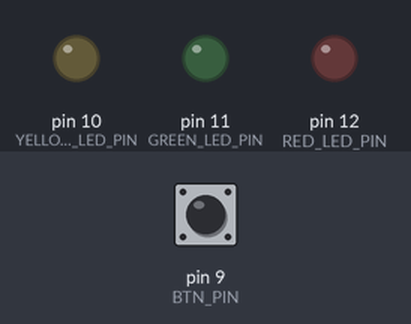
Recording of a sketch running on a simulated Arduino Uno, built with avr-gcc and run on an emulated ATmega328P. Shown: output pins drawn as LEDs (lit = HIGH). Dashed ring = blinking. The inputs (shaded band) are chosen by the test bench; at power-on: pin 9 (BTN_PIN) HIGH.

Above: at 1.2 s.
1.3 s: pin 9 (BTN_PIN) pulled LOW for 1 s
At 3.0 s:
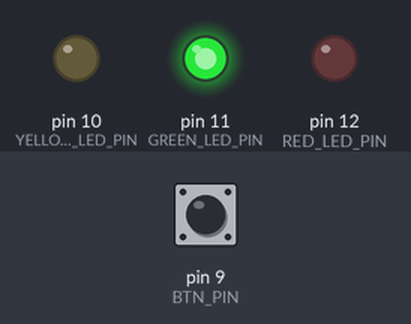
3.8 s: pin 9 (BTN_PIN) pulled LOW for 0.15 s
At 4.3 s:
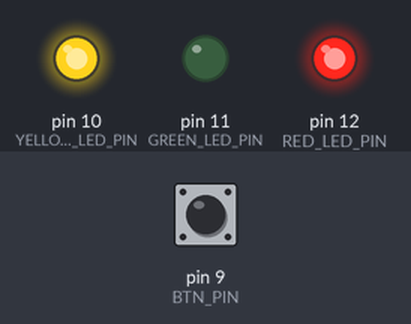
5.4 s: pin 9 (BTN_PIN) pulled LOW for 3.2 s
At 5.85 s:
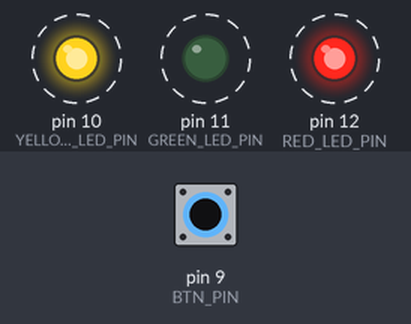
Timing chart, 0 to 9.9 s (numbered marks = the images above; inputs shaded):
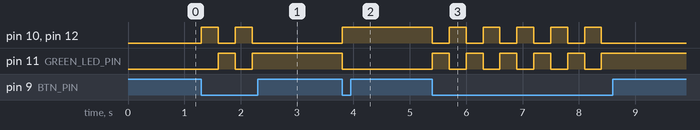

Measured:
- after the input at 1.3 s, pin 10 (YELLOW_LED_PIN), pin 12 (RED_LED_PIN): alternates HIGH for 0.30 s and LOW for 0.30 s, 4 changes in all, then stays LOW, starting at once; pin 11 (GREEN_LED_PIN): LOW → HIGH after 0.30 s, → LOW 0.30 s later, → HIGH 0.30 s later
- after the input at 3.8 s, pin 10 (YELLOW_LED_PIN), pin 12 (RED_LED_PIN): LOW → HIGH at once; pin 11 (GREEN_LED_PIN): HIGH → LOW at once
- after the input at 5.4 s, pin 10 (YELLOW_LED_PIN), pin 12 (RED_LED_PIN): alternates HIGH for 0.30 s and LOW for 0.30 s, 11 changes in all, then stays LOW, starting at once; pin 11 (GREEN_LED_PIN): alternates HIGH for 0.30 s and LOW for 0.30 s, 11 changes in all, then stays HIGH, starting at once

The sketch:

loop_led.ino
```cpp
#define POTENTIONMETER_PIN A2
#define BTN_PIN 9
#define RED_LED_PIN 12
#define GREEN_LED_PIN 11
#define YELLOW_LED_PIN 10
#define LED_PIN_ARRAY_SIZE 3

int LEDBlinkState = 1;
// type of pins is actually a byte
byte LEDPinArray[LED_PIN_ARRAY_SIZE] =
  {RED_LED_PIN, GREEN_LED_PIN, YELLOW_LED_PIN};

void setLEDPinMode(){
  for (int i = 0 ; i < LED_PIN_ARRAY_SIZE; i++){
    pinMode(LEDPinArray[i], OUTPUT);
  }
}

void turnOffAllLEDS(){
  for (int i = 0; i < LED_PIN_ARRAY_SIZE; i++){
    digitalWrite(LEDPinArray[i], LOW);
  }
}

void toggleLEDS(){

  if (LEDBlinkState == 1){
      digitalWrite(RED_LED_PIN, HIGH);
      digitalWrite(GREEN_LED_PIN, LOW);
      digitalWrite(YELLOW_LED_PIN, HIGH);
      LEDBlinkState = 2;

    } else{
      digitalWrite(RED_LED_PIN, LOW);
      digitalWrite(GREEN_LED_PIN, HIGH);
      digitalWrite(YELLOW_LED_PIN, LOW);
      LEDBlinkState = 1;
    }


}
void setup() {
  setLEDPinMode();
  turnOffAllLEDS();
  Serial.begin(9600);

}

void loop() {
  if (digitalRead(BTN_PIN) == LOW) {
    toggleLEDS();
    delay(300);
  }
}
```
